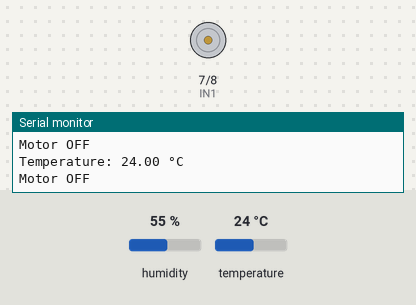
This sketch was run on a simulated Arduino Uno, built with avr-gcc and run on an emulated ATmega328P. On the bench: motor-driver pin pairs drawn as motors (green arrow = first pin HIGH = forward, orange = second pin HIGH = backward, longer = more drive), the last lines printed to the serial monitor. The inputs (shaded band) are chosen by the test bench; at power-on: temperature 24 °C, humidity 55 %.

Above: at 2.8 s.
2.9 s: temperature set to 28 °C
5.6 s: temperature set to 31 °C
At 6.8 s:
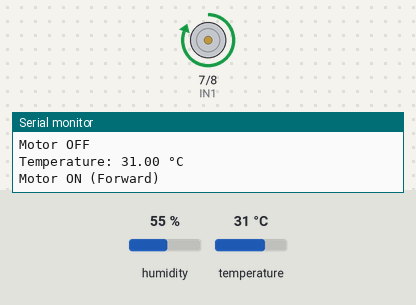
8.3 s: temperature set to 12 °C
At 11.3 s:
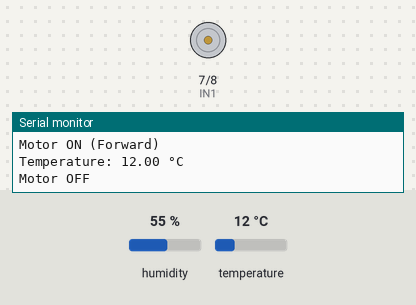
11.6 s: temperature set to 33 °C
At 12.8 s:
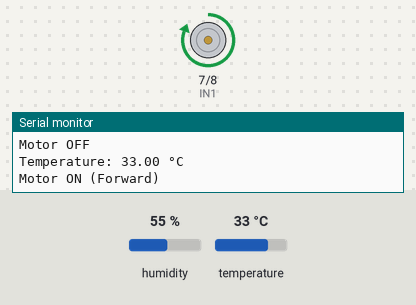
Timing chart, 0 to 14.6 s (numbered marks = the images above; inputs shaded):
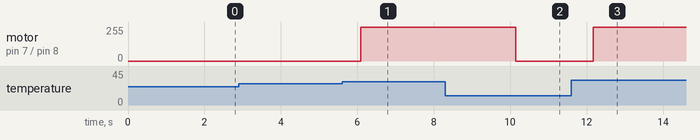

The sketch:

DHT11_03.ino
```cpp
#include <DHT.h>

// 핀 정의
#define DHTPIN 4        // DHT11이 연결된 핀
#define DHTTYPE DHT11   // DHT11 센서 타입
const int IN1 = 7;      // L298N IN1 (모터 방향 제어)
const int IN2 = 8;      // L298N IN2 (모터 방향 제어)

// DHT 객체 생성
DHT dht(DHTPIN, DHTTYPE);

void setup() {
  // 시리얼 통신 시작
  Serial.begin(9600);

  // L298N 핀 설정
  pinMode(IN1, OUTPUT);
  pinMode(IN2, OUTPUT);

  // DHT11 초기화
  dht.begin();

  // 초기 모터 정지
  digitalWrite(IN1, LOW);
  digitalWrite(IN2, LOW);
}

void loop() {
  // DHT11에서 온도 읽기
  float temperature = dht.readTemperature();

  // 온도값이 오류(NaN)인지 확인
  while (isnan(temperature)) {
    Serial.println("DHT11 읽기 오류, 재측정 중...");
    delay(2000);  // 2초 대기 후 재측정
    temperature = dht.readTemperature();
  }

  // 온도 출력
  Serial.print("Temperature: ");
  Serial.print(temperature);
  Serial.println(" °C");

  // 온도에 따라 모터 제어
  if (temperature >= 30.0) {
    // 모터 정방향 회전
    digitalWrite(IN1, HIGH);
    digitalWrite(IN2, LOW);
    Serial.println("Motor ON (Forward)");
  } else {
    // 모터 정지
    digitalWrite(IN1, LOW);
    digitalWrite(IN2, LOW);
    Serial.println("Motor OFF");
  }

  // 2초 대기 (DHT11의 샘플링 주기를 고려)
  delay(2000);
}
```

Measured:
- the behaviour switches between 29 and 30 °C on temperature (found by bisection; images 0 and 1)
- after the input at 5.6 s, motor on pin 7 (IN1) / pin 8 (IN2): stopped → forward 255/255 after 0.50 s
- after the input at 8.3 s, motor on pin 7 (IN1) / pin 8 (IN2): forward 255/255 → stopped after 1.8 s
- after the input at 11.6 s, motor on pin 7 (IN1) / pin 8 (IN2): stopped → forward 255/255 after 0.57 s
